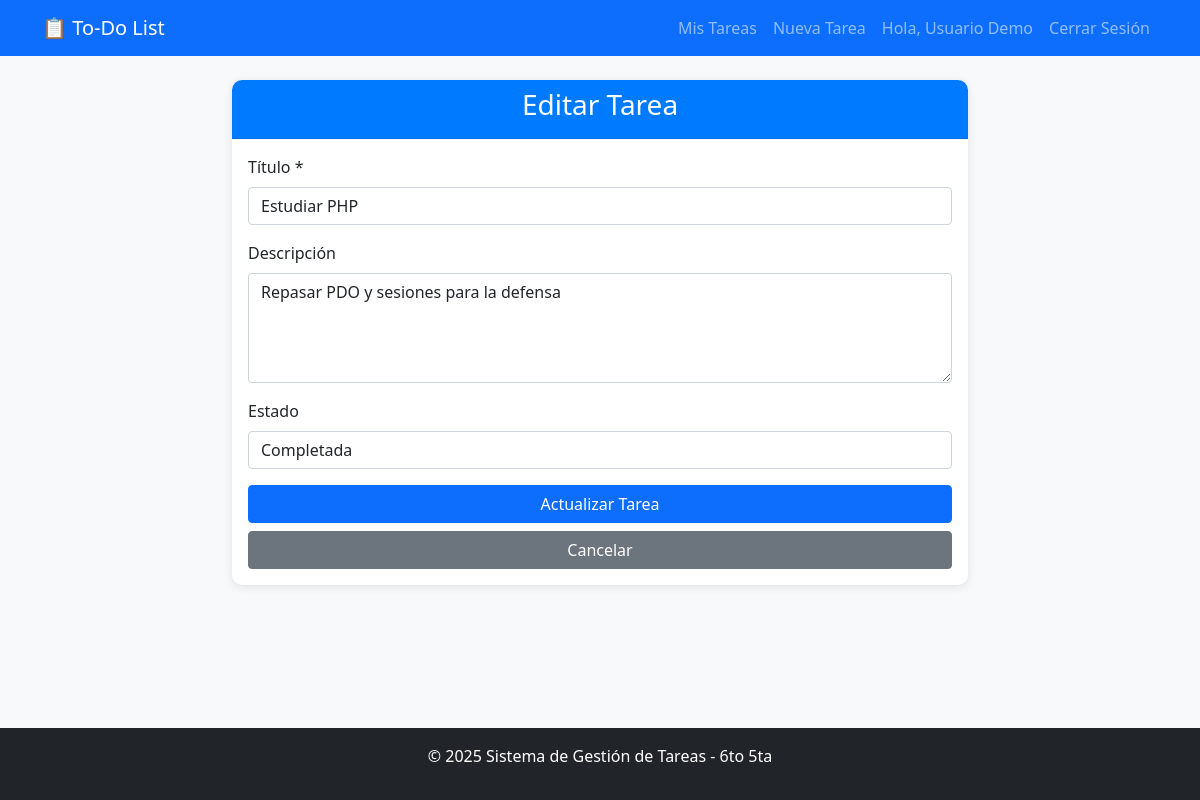
The page /update_task.php?id=2&action=edit (signed in) on the database its author committed.
### tables this page shows
CREATE TABLE tareas (
    id INT AUTO_INCREMENT PRIMARY KEY,
    usuario_id INT NOT NULL,
    titulo VARCHAR(255) NOT NULL,
    descripcion TEXT,
    estado ENUM('pendiente', 'completada') DEFAULT 'pendiente',
    fecha_creacion TIMESTAMP DEFAULT CURRENT_TIMESTAMP,
    fecha_actualizacion TIMESTAMP DEFAULT CURRENT_TIMESTAMP ON UPDATE CURRENT_TIMESTAMP,
    FOREIGN KEY (usuario_id) 
        REFERENCES usuarios(id) 
        ON DELETE CASCADE
);

### update_task.php (the view, shortened to what this page needs)
<?php
include('includes/db.php');
$task_id = $_GET['id'];
$action = $_GET['action'];
$stmt = $conn->prepare("SELECT * FROM tareas WHERE id = ? AND usuario_id = ?");
$stmt->execute([$task_id, $_SESSION['user_id']]);
$task = $stmt->fetch();
if($action == 'complete') {
    $stmt = $conn->prepare("UPDATE tareas SET estado = 'completada' WHERE id = ? AND usuario_id = ?");
    $stmt->execute([$task_id, $_SESSION['user_id']]);
    header('Location: dashboard.php');
    exit;
} elseif($action == 'edit') {
    include('includes/header.php');
    ?>
    <div class="row justify-content-center">
        <div class="col-md-8">
            <div class="card">
                <div class="card-header">
                    <h3 class="text-center">Editar Tarea</h3>
                </div>
                <div class="card-body">
                    <form method="POST" action="">
                        <div class="mb-3">
                            <label for="titulo" class="form-label">Título *</label>
                            <input type="text" class="form-control" id="titulo" name="titulo" required
                                   value="<?php echo htmlspecialchars($task['titulo']); ?>">
                        </div>
                        <div class="mb-3">
                            <label for="descripcion" class="form-label">Descripción</label>
                            <textarea class="form-control" id="descripcion" name="descripcion" rows="4"><?php echo htmlspecialchars($task['descripcion']); ?></textarea>
                        </div>
                        <div class="mb-3">
                            <label for="estado" class="form-label">Estado</label>
                            <select class="form-control" id="estado" name="estado">
                                <option value="completada" <?php echo $task['estado'] == 'completada' ? 'selected' : ''; ?>>Completada</option>
                            </select>
                        </div>
                        <div class="d-grid gap-2">
                            <button type="submit" class="btn btn-primary">Actualizar Tarea</button>
                            <a href="dashboard.php" class="btn btn-secondary">Cancelar</a>
                        </div>
                    </form>
                </div>
            </div>
        </div>
    </div>
    <?php include('includes/footer.php');
}
?>

### style.css (style rules this page uses)
body { background-color: #f8f9fa; min-height: 100vh; display: flex; flex-direction: column; }
.card { border: none; box-shadow: 0 2px 10px rgba(0,0,0,0.1); border-radius: 10px; }
.card-header { background-color: #007bff; color: white; border-radius: 10px 10px 0 0 !important; }

### rows shown on the page
tareas: titulo "Estudiar PHP", descripcion "Repasar PDO y sesiones para la defensa", estado "Completada"

### other values the page prints
$_SESSION['user_name'] "Usuario Demo"
